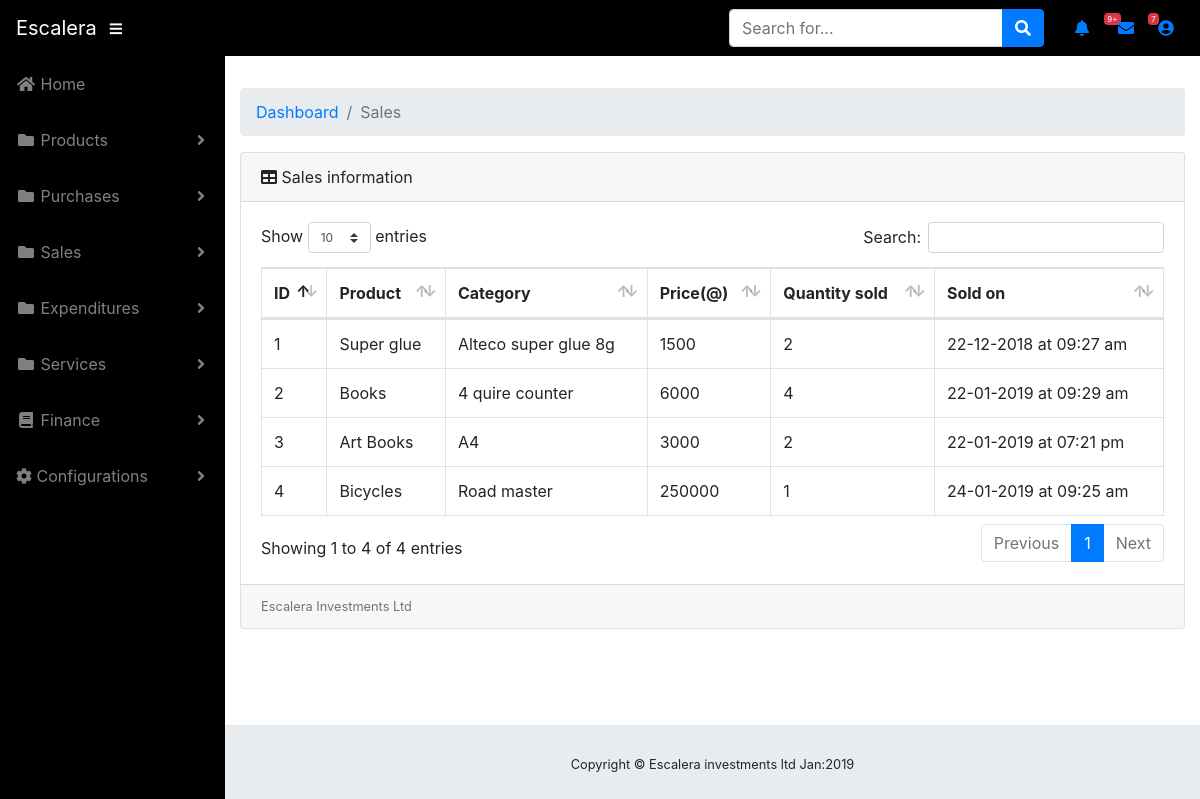
Screenshot of /index.php/Welcome/view_daily_sales with the database file from the repository.
### tables this page shows
CREATE TABLE `sales` (
  `SalesId` int(11) NOT NULL,
  `ItemId` int(11) NOT NULL,
  `category` int(11) NOT NULL,
  `Sellingpx` float NOT NULL,
  `Quantity` int(11) NOT NULL,
  `SoldOn` timestamp NOT NULL DEFAULT CURRENT_TIMESTAMP ON UPDATE CURRENT_TIMESTAMP
);

CREATE TABLE `item` (
  `ItemId` int(11) NOT NULL,
  `Name` varchar(30) NOT NULL
);

CREATE TABLE `item_category` (
  `id` int(11) NOT NULL,
  `ItemId` int(11) DEFAULT NULL,
  `Option` varchar(30) DEFAULT NULL
);

### application/controllers/Welcome.php (called while the page is built, shortened)
<?php
class Welcome extends CI_Controller {
	public function __construct(){
		 $this->load->library('session');
		 $this->load->library('cart');
		 $this->load->model('Escalera_Model');
	}
	public function view_daily_sales(){
		$this->load->view('header');
		$data['daily_sales']= $this->Escalera_Model->get_daily_sales();
		$this->load->view('sales/daily_sales',$data);
		$this->load->view('table_footer');
	}
}

### index.php (called while the page is built, shortened)
<?php
require_once BASEPATH.'core/CodeIgniter.php';

### application/models/Escalera_Model.php (called while the page is built, shortened)
<?php
 class Escalera_Model extends CI_Model{
		public function get_daily_sales()
		{
			$query = $this->db->query("
				                        SELECT Name, Option,Quantity,SoldOn,Sellingpx,SalesId
				                        FROM item,item_category,sales
				                        WHERE sales.ItemId = item.ItemId
				                        AND sales.category= item_category.id
				                    ");
			return $query->result();
		}
		}
?>

### application/views/sales/daily_sales.php (the view)
<div id="content-wrapper">
  <div class="container-fluid">
        <ol class="breadcrumb">
          <li class="breadcrumb-item">
            <a href="#">Dashboard</a>
          </li>
          <li class="breadcrumb-item active">Sales</li>
        </ol>
        <div class="card mb-3">
          <div class="card-header">
            <i class="fas fa-table"></i>
            Sales information</div>
          <div class="card-body">
            <div class="table-responsive">
              <table class="table table-bordered" id="dataTable" width="100%" cellspacing="0">
                <thead>
                  <tr>
                    <th>ID</th>
                    <th>Product</th>
                    <th>Category</th>
                    <th>Price(@)</th>
                    <th>Quantity sold</th>
                    <th>Sold on</th>
                  </tr>
                </thead>
                <tbody>
                  <?php
                      foreach($daily_sales as $row){
                      echo " <tr><td>".$row->SalesId."</td>";
                      echo "<td>".$row->Name."</td>";
                      echo "<td>".$row->Option."</td>";
                      echo "<td>".$row->Sellingpx."</td>";
                       echo "<td>".$row->Quantity."</td>";
                       $timestamp = strtotime($row->SoldOn);
                       $date = date('d-m-Y',$timestamp);
                      echo "<td>".$date." at " .date("h:i a",$timestamp)."</td>";
                      echo "</tr>";
                    }
                    ?>
                </tbody>
              </table>
            </div>
          </div>

### assets/css/sb-admin.css (style rules this page uses)
html { position: relative; min-height: 100%; }
body { height: 100%; }
#wrapper #content-wrapper { overflow-x: hidden; width: 100%; padding-top: 1rem; padding-bottom: 80px; }
:root { --input-padding-x: 0.75rem; --input-padding-y: 0.75rem; }

### rows the page displays
sales: SalesId "1", ItemId.Name "Super glue", category.Option "Alteco super glue 8g", Sellingpx "1500", Quantity "2", SoldOn "22-12-2018", SoldOn "09:27 am"
sales: SalesId "2", ItemId.Name "Books", category.Option "4 quire counter", Sellingpx "6000", Quantity "4", SoldOn "22-01-2019", SoldOn "09:29 am"
sales: SalesId "3", ItemId.Name "Art Books", category.Option "A4", Sellingpx "3000", Quantity "2", SoldOn "22-01-2019", SoldOn "07:21 pm"
sales: SalesId "4", ItemId.Name "Bicycles", category.Option "Road master", Sellingpx "250000", Quantity "1", SoldOn "24-01-2019", SoldOn "09:25 am"
